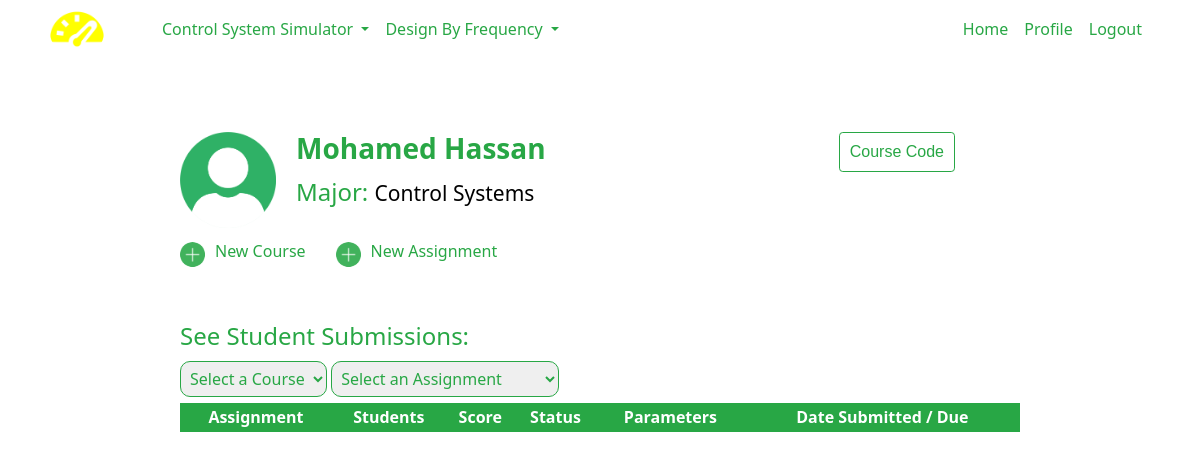
The app's page /instructor/ (signed in) with its own data.
### main/models.py (models this page shows, shortened)
class Instructor(models.Model):
    credentials  = models.ForeignKey(User, on_delete=models.CASCADE)
    assignments  = models.ManyToManyField(Assignment,related_name="assignments",blank=True)
    major        = models.CharField(max_length=64,default="Not mentioned")

class User(AbstractUser,models.Model):
    status_choices =[
        ("s","s"),
        ("i","i")
    ]
    status      = models.CharField(max_length=5,choices=status_choices,default="s")

### main/views.py (the view)
# urls.py: path("instructor/",views.instructor,name="instructor"),
def instructor(request):
    req= request.POST
    try:
        instructor= Instructor.objects.get(credentials=request.user)
    except:
        return HttpResponseRedirect(reverse("home"))
    courses=[]
    assignments=[]
    simulators=[]
    courseAssignments=[] #Assignment in each course
    courseAssignment={} #course:assignment pairs
    assignmentSubmissions=[] #Submissions in each assignment
    assignmentSubmission={} #Assignment:submissions pairs
    course=Course.objects.filter(instructor=request.user)
    allCourseData= course
    assignment=Assignment.objects.filter(instructor=request.user)
    for something in course:
        courses.append(something.name)
        for assign in something.assignments.all():
            courseAssignments.append(assign.subject)
            for submission in Submission.objects.filter(assignment=assign):
                assignmentSubmissions.append(submission)
            assignmentSubmission[f"{something.name}:{assign.subject}"]=assignmentSubmissions[:]
            assignmentSubmissions.clear()
        courseAssignment[something.name]=courseAssignments[:]
        courseAssignments.clear()
    for something in assignment:
        assignments.append(something)
    for choice in Assignment.simulator_choices:
        simulators.append(choice[0])
    if req:
        if req.get("sim"):
            sim = req.get("sim")
            course = req.get("course")
            due = req.get("due")
            subject = req.get("assignmentSubject")
            rise = req.get("rise")
            settle = req.get("settle")
            overshoot = req.get("overshoot")
            error = req.get("error")
            desc = req.get("desc")
            setPoint = req.get("setPoint")
            controller= req.get("controller")
            if req.get("grade")=="auto":
                assign=Assignment.objects.create(subject=subject,dueDate=due,simulator=sim,score=4,instructor=request.user.username,riseTime=rise,setTime=settle,pOvershoot=overshoot,Ess=error,controller=controller,setPoint=setPoint)
                assign.save()
            elif req.get("grade")=="receive":
                assign=Assignment.objects.create(subject=subject, dueDate=due, simulator=sim, score=4, instructor=request.user.username,description=desc,controller=controller)
                assign.save()
            course=Course.objects.get(name=course)
            course.assignments.add(assign)
            return HttpResponseRedirect(reverse("instructor"))
        if req.get("courseName"):
            courseName = req.get("courseName")
            course=Course.objects.create(name=courseName, instructor=request.user)
            course.save
            return HttpResponseRedirect(reverse("instructor"))
    else:
        return render(request, "main/instructor.html", {
            "instructor": instructor,
            "assignments": assignments,
            "simulators": simulators,
            "courseAssignment": courseAssignment,
            "courses": courses,
            "allCourseData":allCourseData,
            "assignmentSubmission": assignmentSubmission,
        })

### main/models.py (called while the page is built)
    def __str__(self):
        return f"{self.credentials.username}"

### main/templates/main/instructor.html (shortened to what this page needs)
{% extends 'main/layout.html' %} {% load static %} {% block head %}
<link href="{% static 'main/css/profile.css' %}" rel="stylesheet" />
<link href="{% static 'main/css/cred.css' %}" rel="stylesheet" />
{% endblock head %} {% block body %}
<div class="wrapper">
	<div class="profile" style="display: flex; height: 80px">
		<div><img src="{% static 'main/images/profile.png' %}" alt="instructor's Photo" style="height: 100px; width: auto" /></div>
		<div style="margin-left: 20px">
			<h3><strong>{{instructor.credentials.first_name}} {{instructor.credentials.last_name}}</strong></h3>
			<h4>Major: <small style="color: black">{{instructor.major}}</small></h4>
		</div>
		<div style="margin:-.5rem 15rem 0 auto">
			<button class="button"  onclick="openCourseCodeForm()">Course Code</button>
		</div>
	</div>
	<div class="profile" style="display: flex; height: 50px" id="assignment">
		<div onclick="openCourseForm()">
			<img src="{% static 'main/images/plus.png' %}" alt="instructor's Photo" style="width: 25px; height: auto" />
		</div>
		<div style="margin-left: 10px" onclick="openCourseForm()">
			<h6>New Course</h6>
		</div>
		<div onclick="openAssignmentForm()">
			<img src="{% static 'main/images/plus.png' %}" alt="instructor's Photo" style="width: 25px; height: auto; margin-left: 30px" />
		</div>
		<div style="margin-left: 10px" onclick="openAssignmentForm()">
			<h6>New Assignment</h6>
		</div>
	</div>
	<div class="profile">
		<form action="{% url 'instructor' %}" method="POST">
			<h4>See Student Submissions:</h4>
			<select onchange="courseSelector({{courses}});" id="courseSelect" name="course" class="select">
				<option disabled selected>Select a Course</option>
			</select>
			<select onchange="assignmentsSubmitted()" name="assign" id="assignmentSelect" class="select">
				<option value="Select an Assignment" disabled selected>Select an Assignment</option>
			</select>
		</form>
	</div>
</div>
<table>
	<tr>
		<th>Assignment</th>
		<th>Students</th>
		<th>Score</th>
		<th>Status</th>
		<th>Parameters</th>
		<th>Date Submitted / Due</th>
	</tr>
</table>
{% endblock body %} .

### main/static/main/css/Layout.css (style rules this page uses)
:root { --main-color: #28a745; }
* { margin: 0; padding: 2px 0; color: var(--main-color); }
html, body { scroll-behavior: smooth; margin: 0; padding: 0; }
body { max-width: 100%; overflow-x: hidden; }
button { margin: 5px; }
img { width: 100%; height: 500px; border-radius:25px; }

### main/static/main/css/profile.css (style rules this page uses)
.profile { margin-left: 15%; margin-top: 30px; }
.select { border: #28a745 solid 1px; border-radius: 10px; outline: none; padding: 5px; }
table { margin-left: 15%; width: 70%; text-align: center; }
.wrapper { display: flex; flex-direction: column; margin-top: 3%; }
th { color: white; background-color: #28a745; }
tr { border-bottom: #28a745 1px solid; }
#assignment { width: 500px; }

### main/static/main/css/cred.css (style rules this page uses)
:root { --main-color: #28a745; }
.button, .button2 { border-radius: 1mm; border: solid var(--main-color) 1px; outline: none; margin-top: 10px; font: 16px arial, sans-serif; padding: 10px; }
.button { color: var(--main-color); background-color: white; }
::placeholder { color: var(--main-color); opacity: 1; }

### records on screen
Instructor: credentials.first_name "Mohamed", credentials.last_name "Hassan", major "Control Systems"
